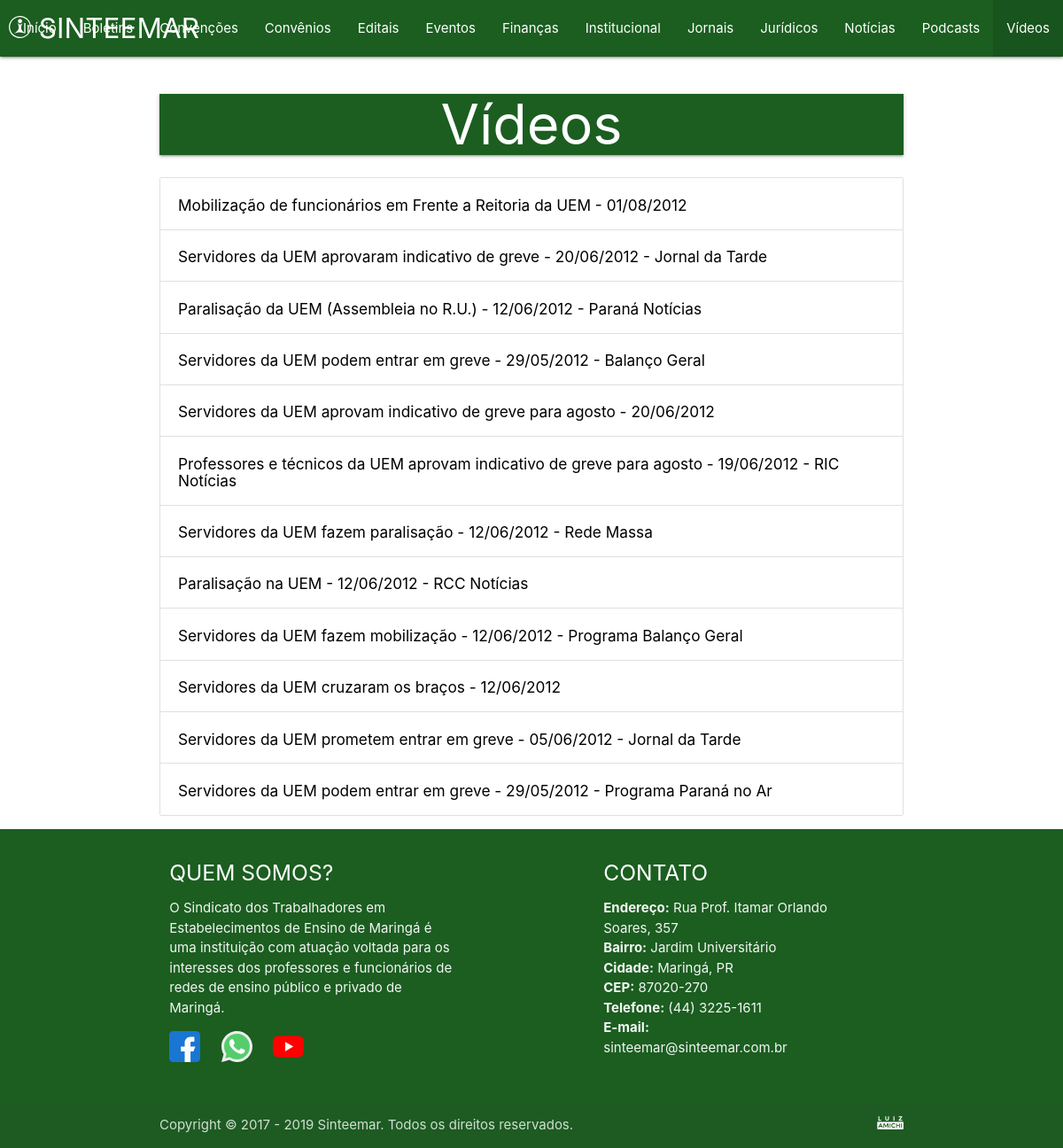
Before: /videos.php with the older database file.
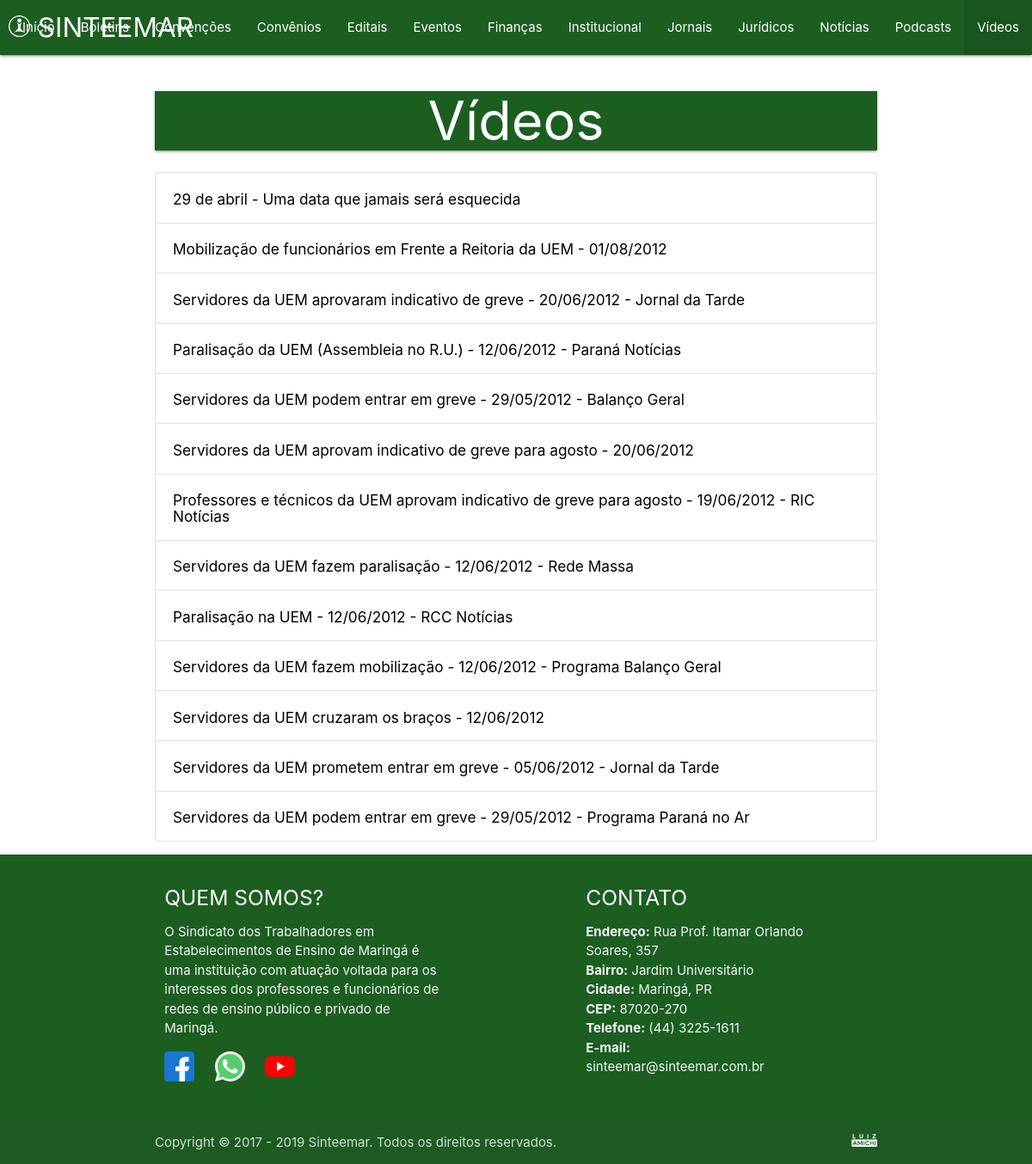
After: the same page with the newer database file.
### tables this page shows
CREATE TABLE IF NOT EXISTS `VIDEOS` (
	`ID` INT NOT NULL AUTO_INCREMENT PRIMARY KEY,
	`TITULO` VARCHAR(128) NOT NULL,
	`URL` VARCHAR(128) NOT NULL
);

### sgc/dao.php (called while the page is built, shortened)
<?php
	function mysql() {
		$host = 'sinteemar.com.br';
		$user = 'sint';
		$password = 'Senha do banco de dados';
		$name = 'sint_2019';
		try {
			$connection = new mysqli($host, $user, $password, $name);
			$connection->set_charset('utf8');
		}
		catch(Exception $e) {
			$connection = null;
		}
		finally {
			return $connection;
		}
	}
	function sql_length($table, $condition=null) {
		$query = 'SELECT COUNT(*) FROM ' . $table . ($condition ? ' WHERE ' . $condition : '') . ';';
		$rows = 0;
		if($sql = mysql()) {
			try {
				$result = $sql->query($query);
				$rows = $result->fetch_assoc()['COUNT(*)'];
			}
			finally {
				mysqli_close($sql);
			}
		}
		return $rows;
	}
	function sql_read($table, $condition=null, $unique=false) {
		$query = 'SELECT @ROW_NUMBER:=@ROW_NUMBER+1 AS ROWNUM, 1 FIX, ' . $table . '.* FROM ' . $table . ', (SELECT @ROW_NUMBER:=0) AS RN ' . ($condition ? ' WHERE ' . $condition : '') . ';';
		$rows = null;
		if($sql = mysql()) {
			try {
				$result = $sql->query($query);
				if($result->num_rows == 0)
					$rows = array();
				elseif($result->num_rows == 1)
					$rows = $unique ? $result->fetch_assoc() : array($result->fetch_assoc());
				else
					$rows = $unique ? $result->fetch_all(MYSQLI_ASSOC)[0] : $result->fetch_all(MYSQLI_ASSOC);
			}
			finally {
				mysqli_close($sql);
			}
		}
		return $rows;
	}
?>

### videos.php (the view, shortened to what this page needs)
<?php
	require_once('sgc/dao.php');
	$page = max(1, filter_input(INPUT_GET, 'p', FILTER_SANITIZE_NUMBER_INT));
	$title = 'Vídeos';
	$pages = ceil(sql_length($table='VIDEOS') / 30);
	$page = min($page, $pages);
	$videos = sql_read($table='VIDEOS', $condition='ID > 0 ORDER BY ID DESC LIMIT ' . ($page - 1) * 30 . ', 30', $unique=false);
	require_once('cabecalho.php');
?>
	<div class="container">
		<div class="col darken-4 green">
			<h1 class="center-align white-text z-depth-1"><?= $title ?></h1>
		</div>
<?php
	if(!empty($videos)) {
?>
		<div class="collection">
<?php
		foreach($videos as $video) {
?>
			<a class="collection-item" href="<?= $video['URL'] ?>"><h6 class="black-text"><?= $video['TITULO'] ?></h6></a>
<?php
		}
?>
		</div>
<?php
	}
	else {
?>
		<h3 class="center-align">Ainda não temos vídeos disponíveis :(</h3>
<?php
	}
?>
	</div>
<?php
	require_once('rodape.php');
?>

Changed rows visible on the page:
added videos: TITULO "29 de abril - Uma data que jamais será esquecida"
